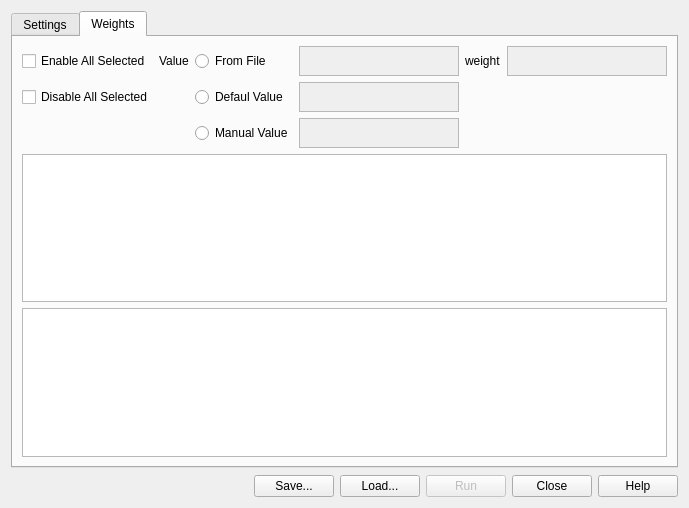
<?xml version="1.0" encoding="UTF-8"?>
<ui version="4.0">
 <class>vsInverseKinematicsUI</class>
 <widget class="QWidget" name="vsInverseKinematicsUI">
  <property name="geometry">
   <rect>
    <x>0</x>
    <y>0</y>
    <width>689</width>
    <height>508</height>
   </rect>
  </property>
  <property name="windowTitle">
   <string>Inverse Kinematics Tool</string>
  </property>
  <layout class="QVBoxLayout" name="verticalLayout">
   <item>
    <widget class="QTabWidget" name="tabWidget">
     <property name="currentIndex">
      <number>1</number>
     </property>
     <widget class="QWidget" name="Settings">
      <attribute name="title">
       <string>Settings</string>
      </attribute>
      <layout class="QVBoxLayout" name="verticalLayout_2">
       <item>
        <widget class="QGroupBox" name="groupBox">
         <property name="title">
          <string>Current Model</string>
         </property>
         <layout class="QGridLayout" name="gridLayout">
          <item row="0" column="0">
           <widget class="QLabel" name="label">
            <property name="sizePolicy">
             <sizepolicy hsizetype="Preferred" vsizetype="Maximum">
              <horstretch>0</horstretch>
              <verstretch>0</verstretch>
             </sizepolicy>
            </property>
            <property name="maximumSize">
             <size>
              <width>16777215</width>
              <height>30</height>
             </size>
            </property>
            <property name="text">
             <string>Name</string>
            </property>
           </widget>
          </item>
          <item row="0" column="1" rowspan="2">
           <widget class="QPlainTextEdit" name="modelNameTE">
            <property name="sizePolicy">
             <sizepolicy hsizetype="Expanding" vsizetype="Maximum">
              <horstretch>0</horstretch>
              <verstretch>0</verstretch>
             </sizepolicy>
            </property>
            <property name="maximumSize">
             <size>
              <width>16777215</width>
              <height>30</height>
             </size>
            </property>
            <property name="verticalScrollBarPolicy">
             <enum>Qt::ScrollBarAlwaysOff</enum>
            </property>
            <property name="horizontalScrollBarPolicy">
             <enum>Qt::ScrollBarAlwaysOff</enum>
            </property>
            <property name="lineWrapMode">
             <enum>QPlainTextEdit::NoWrap</enum>
            </property>
           </widget>
          </item>
          <item row="2" column="1">
           <widget class="QPlainTextEdit" name="markersSetTE">
            <property name="sizePolicy">
             <sizepolicy hsizetype="Expanding" vsizetype="Maximum">
              <horstretch>0</horstretch>
              <verstretch>0</verstretch>
             </sizepolicy>
            </property>
            <property name="maximumSize">
             <size>
              <width>16777215</width>
              <height>30</height>
             </size>
            </property>
            <property name="verticalScrollBarPolicy">
             <enum>Qt::ScrollBarAlwaysOff</enum>
            </property>
            <property name="horizontalScrollBarPolicy">
             <enum>Qt::ScrollBarAlwaysOff</enum>
            </property>
            <property name="lineWrapMode">
             <enum>QPlainTextEdit::NoWrap</enum>
            </property>
           </widget>
          </item>
          <item row="2" column="0">
           <widget class="QLabel" name="label_2">
            <property name="sizePolicy">
             <sizepolicy hsizetype="Preferred" vsizetype="Maximum">
              <horstretch>0</horstretch>
              <verstretch>0</verstretch>
             </sizepolicy>
            </property>
            <property name="maximumSize">
             <size>
              <width>16777215</width>
              <height>30</height>
             </size>
            </property>
            <property name="text">
             <string>Marker Set</string>
            </property>
           </widget>
          </item>
         </layout>
        </widget>
       </item>
       <item>
        <widget class="QGroupBox" name="groupBox_2">
         <property name="title">
          <string>IK trial</string>
         </property>
         <layout class="QGridLayout" name="gridLayout_2">
          <item row="1" column="0">
           <widget class="QLabel" name="label_4">
            <property name="text">
             <string>Time Range</string>
            </property>
           </widget>
          </item>
          <item row="0" column="0">
           <widget class="QLabel" name="label_3">
            <property name="text">
             <string>Marker Data for trial</string>
            </property>
           </widget>
          </item>
          <item row="1" column="1">
           <widget class="QDoubleSpinBox" name="trialRangefrom">
            <property name="sizePolicy">
             <sizepolicy hsizetype="Minimum" vsizetype="Fixed">
              <horstretch>1</horstretch>
              <verstretch>0</verstretch>
             </sizepolicy>
            </property>
           </widget>
          </item>
          <item row="1" column="2">
           <widget class="QLabel" name="label_5">
            <property name="text">
             <string>to</string>
            </property>
           </widget>
          </item>
          <item row="3" column="0" rowspan="2">
           <widget class="QCheckBox" name="coordinateDataCB">
            <property name="text">
             <string>Coordinate Data for trial</string>
            </property>
           </widget>
          </item>
          <item row="1" column="3">
           <widget class="QDoubleSpinBox" name="trialRangeTo">
            <property name="sizePolicy">
             <sizepolicy hsizetype="Expanding" vsizetype="Fixed">
              <horstretch>1</horstretch>
              <verstretch>0</verstretch>
             </sizepolicy>
            </property>
           </widget>
          </item>
          <item row="0" column="1">
           <widget class="QPlainTextEdit" name="markerDateFileTE">
            <property name="sizePolicy">
             <sizepolicy hsizetype="Expanding" vsizetype="Maximum">
              <horstretch>1</horstretch>
              <verstretch>0</verstretch>
             </sizepolicy>
            </property>
            <property name="maximumSize">
             <size>
              <width>16777215</width>
              <height>30</height>
             </size>
            </property>
            <property name="verticalScrollBarPolicy">
             <enum>Qt::ScrollBarAlwaysOff</enum>
            </property>
            <property name="horizontalScrollBarPolicy">
             <enum>Qt::ScrollBarAlwaysOff</enum>
            </property>
            <property name="lineWrapMode">
             <enum>QPlainTextEdit::NoWrap</enum>
            </property>
           </widget>
          </item>
          <item row="3" column="2">
           <widget class="QToolButton" name="coordianteFileTB">
            <property name="enabled">
             <bool>false</bool>
            </property>
            <property name="text">
             <string>...</string>
            </property>
           </widget>
          </item>
          <item row="3" column="1">
           <widget class="QPlainTextEdit" name="coordinateFileTE">
            <property name="enabled">
             <bool>false</bool>
            </property>
            <property name="sizePolicy">
             <sizepolicy hsizetype="Expanding" vsizetype="Maximum">
              <horstretch>1</horstretch>
              <verstretch>0</verstretch>
             </sizepolicy>
            </property>
            <property name="maximumSize">
             <size>
              <width>16777215</width>
              <height>30</height>
             </size>
            </property>
            <property name="verticalScrollBarPolicy">
             <enum>Qt::ScrollBarAlwaysOff</enum>
            </property>
            <property name="horizontalScrollBarPolicy">
             <enum>Qt::ScrollBarAlwaysOff</enum>
            </property>
            <property name="lineWrapMode">
             <enum>QPlainTextEdit::NoWrap</enum>
            </property>
           </widget>
          </item>
          <item row="0" column="2">
           <widget class="QToolButton" name="markerFileTB">
            <property name="text">
             <string>...</string>
            </property>
           </widget>
          </item>
         </layout>
        </widget>
       </item>
       <item>
        <widget class="QGroupBox" name="groupBox_3">
         <property name="title">
          <string>Output</string>
         </property>
         <layout class="QHBoxLayout" name="horizontalLayout_2">
          <item>
           <widget class="QLabel" name="label_6">
            <property name="text">
             <string>Motion File</string>
            </property>
           </widget>
          </item>
          <item>
           <widget class="QPlainTextEdit" name="motionFileName">
            <property name="sizePolicy">
             <sizepolicy hsizetype="Expanding" vsizetype="Maximum">
              <horstretch>0</horstretch>
              <verstretch>0</verstretch>
             </sizepolicy>
            </property>
            <property name="maximumSize">
             <size>
              <width>16777215</width>
              <height>30</height>
             </size>
            </property>
            <property name="verticalScrollBarPolicy">
             <enum>Qt::ScrollBarAlwaysOff</enum>
            </property>
            <property name="horizontalScrollBarPolicy">
             <enum>Qt::ScrollBarAlwaysOff</enum>
            </property>
            <property name="lineWrapMode">
             <enum>QPlainTextEdit::NoWrap</enum>
            </property>
           </widget>
          </item>
          <item>
           <widget class="QToolButton" name="motionFileTB">
            <property name="text">
             <string>...</string>
            </property>
           </widget>
          </item>
         </layout>
        </widget>
       </item>
       <item>
        <spacer name="verticalSpacer">
         <property name="orientation">
          <enum>Qt::Vertical</enum>
         </property>
         <property name="sizeHint" stdset="0">
          <size>
           <width>20</width>
           <height>40</height>
          </size>
         </property>
        </spacer>
       </item>
      </layout>
     </widget>
     <widget class="QWidget" name="Weights">
      <attribute name="title">
       <string>Weights</string>
      </attribute>
      <layout class="QVBoxLayout" name="verticalLayout_3">
       <item>
        <layout class="QGridLayout" name="gridLayout_3">
         <item row="2" column="3">
          <widget class="QTextBrowser" name="manualValueTE">
           <property name="enabled">
            <bool>false</bool>
           </property>
           <property name="sizePolicy">
            <sizepolicy hsizetype="Maximum" vsizetype="Expanding">
             <horstretch>0</horstretch>
             <verstretch>0</verstretch>
            </sizepolicy>
           </property>
           <property name="maximumSize">
            <size>
             <width>16777215</width>
             <height>30</height>
            </size>
           </property>
          </widget>
         </item>
         <item row="0" column="4">
          <widget class="QLabel" name="label_8">
           <property name="text">
            <string>weight</string>
           </property>
          </widget>
         </item>
         <item row="0" column="3">
          <widget class="QPlainTextEdit" name="fromFileTE">
           <property name="enabled">
            <bool>false</bool>
           </property>
           <property name="sizePolicy">
            <sizepolicy hsizetype="Maximum" vsizetype="Expanding">
             <horstretch>0</horstretch>
             <verstretch>0</verstretch>
            </sizepolicy>
           </property>
           <property name="maximumSize">
            <size>
             <width>16777215</width>
             <height>30</height>
            </size>
           </property>
          </widget>
         </item>
         <item row="0" column="2">
          <widget class="QRadioButton" name="fromFileRB">
           <property name="text">
            <string>From File</string>
           </property>
          </widget>
         </item>
         <item row="1" column="0">
          <widget class="QCheckBox" name="disableAllCB">
           <property name="text">
            <string>Disable All Selected</string>
           </property>
          </widget>
         </item>
         <item row="2" column="2">
          <widget class="QRadioButton" name="manualValueRB">
           <property name="text">
            <string>Manual Value</string>
           </property>
          </widget>
         </item>
         <item row="1" column="2">
          <widget class="QRadioButton" name="defaultValueRB">
           <property name="text">
            <string>Defaul Value</string>
           </property>
          </widget>
         </item>
         <item row="0" column="1">
          <widget class="QLabel" name="label_7">
           <property name="text">
            <string>Value</string>
           </property>
          </widget>
         </item>
         <item row="0" column="0">
          <widget class="QCheckBox" name="enableAllCB">
           <property name="text">
            <string>Enable All Selected</string>
           </property>
          </widget>
         </item>
         <item row="1" column="3">
          <widget class="QPlainTextEdit" name="defaultValueTE">
           <property name="enabled">
            <bool>false</bool>
           </property>
           <property name="sizePolicy">
            <sizepolicy hsizetype="Maximum" vsizetype="Expanding">
             <horstretch>0</horstretch>
             <verstretch>0</verstretch>
            </sizepolicy>
           </property>
           <property name="maximumSize">
            <size>
             <width>16777215</width>
             <height>30</height>
            </size>
           </property>
          </widget>
         </item>
         <item row="0" column="5">
          <widget class="QPlainTextEdit" name="weightTE">
           <property name="enabled">
            <bool>false</bool>
           </property>
           <property name="maximumSize">
            <size>
             <width>16777215</width>
             <height>30</height>
            </size>
           </property>
          </widget>
         </item>
        </layout>
       </item>
       <item>
        <widget class="QTableView" name="ikMarkersTable"/>
       </item>
       <item>
        <widget class="QTableView" name="ikCoordiantesTable"/>
       </item>
      </layout>
     </widget>
    </widget>
   </item>
   <item>
    <layout class="QHBoxLayout" name="horizontalLayout">
     <property name="topMargin">
      <number>1</number>
     </property>
     <item>
      <spacer name="horizontalSpacer">
       <property name="orientation">
        <enum>Qt::Horizontal</enum>
       </property>
       <property name="sizeHint" stdset="0">
        <size>
         <width>40</width>
         <height>20</height>
        </size>
       </property>
      </spacer>
     </item>
     <item>
      <widget class="QPushButton" name="saveBTN">
       <property name="text">
        <string>Save...</string>
       </property>
      </widget>
     </item>
     <item>
      <widget class="QPushButton" name="loadBTN">
       <property name="text">
        <string>Load...</string>
       </property>
      </widget>
     </item>
     <item>
      <widget class="QPushButton" name="runBTN">
       <property name="enabled">
        <bool>false</bool>
       </property>
       <property name="text">
        <string>Run</string>
       </property>
      </widget>
     </item>
     <item>
      <widget class="QPushButton" name="closeBTN">
       <property name="text">
        <string>Close</string>
       </property>
      </widget>
     </item>
     <item>
      <widget class="QPushButton" name="helpBTN">
       <property name="text">
        <string>Help</string>
       </property>
      </widget>
     </item>
    </layout>
   </item>
  </layout>
 </widget>
 <resources/>
 <connections/>
</ui>
